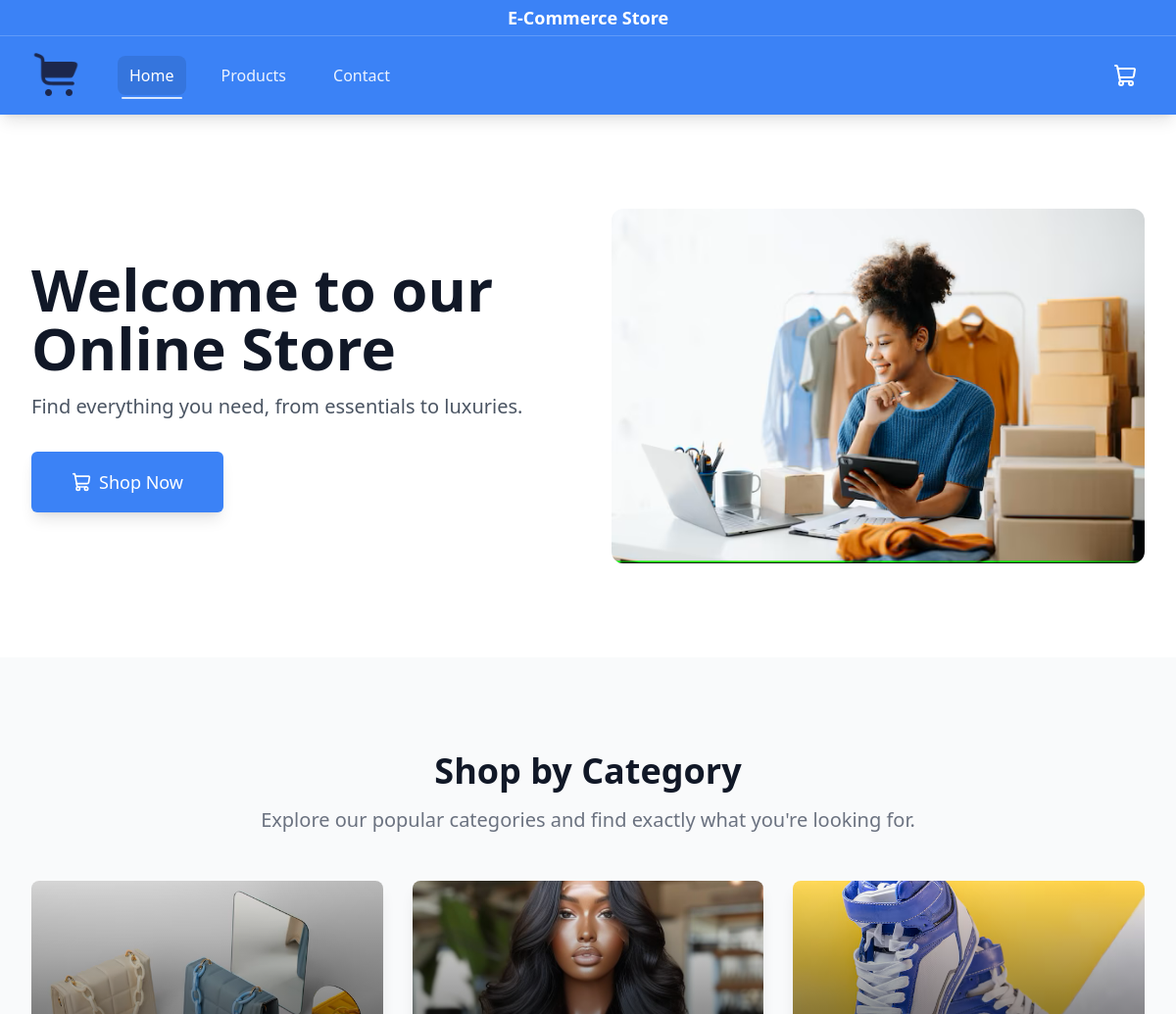
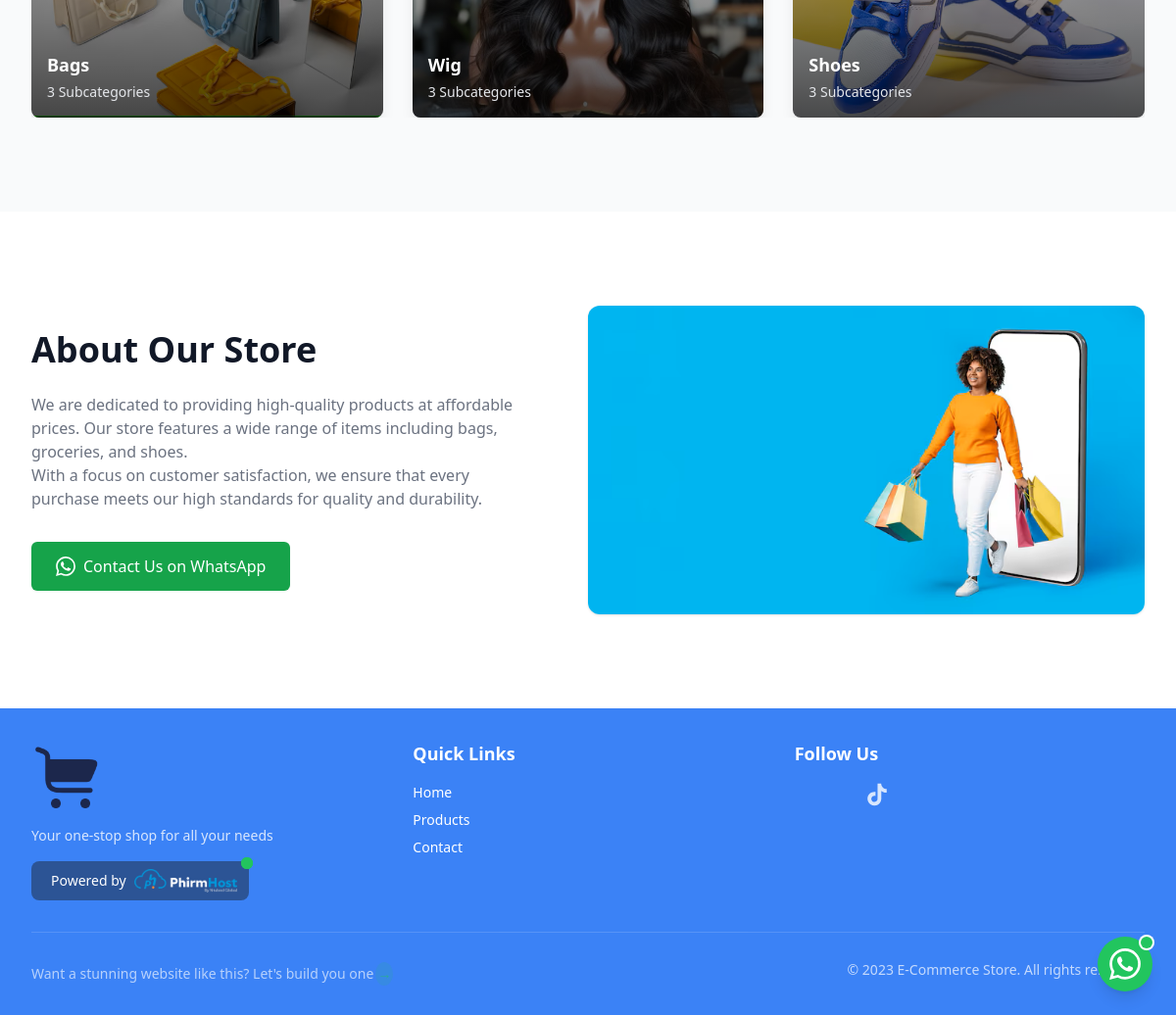
The page / on the database its author committed (2 pictures, top to bottom).
### tables this page shows
CREATE TABLE store_content (
    id INT PRIMARY KEY AUTO_INCREMENT,
    content_key VARCHAR(50) NOT NULL UNIQUE,
    content_value TEXT,
    created_at TIMESTAMP DEFAULT CURRENT_TIMESTAMP,
    updated_at TIMESTAMP DEFAULT CURRENT_TIMESTAMP ON UPDATE CURRENT_TIMESTAMP
);

CREATE TABLE categories (
    id INT PRIMARY KEY AUTO_INCREMENT,
    name VARCHAR(100) NOT NULL,
    slug VARCHAR(150) UNIQUE,
    description TEXT,
    parent_id INT NULL,
    image VARCHAR(255) NULL,
    featured BOOLEAN DEFAULT 0,
    display_order INT DEFAULT 0,
    created_at TIMESTAMP DEFAULT CURRENT_TIMESTAMP,
    updated_at TIMESTAMP DEFAULT CURRENT_TIMESTAMP ON UPDATE CURRENT_TIMESTAMP,
    FOREIGN KEY (parent_id) REFERENCES categories(id) ON DELETE CASCADE,
    INDEX idx_category_slug (slug)
);

### config/db.php (called while the page is built, shortened)
<?php
try {
    $conn = new mysqli(DB_HOST, DB_USER, DB_PASSWORD, DB_NAME);
    if (!$conn->connect_error) {
        $db_connected = true;
    }
} catch (Exception $e) {
    error_log('Database connection error: ' . $e->getMessage());
    $conn = null;
    $db_connected = false;
}

### api/store_api.php (called while the page is built, shortened)
<?php
function getStoreContent($key) {
    global $conn, $db_connected;
    $content = '';
    if ($db_connected && $conn) {
        $sql = "SELECT content_value FROM store_content WHERE content_key = ?";
        $stmt = $conn->prepare($sql);
        if ($stmt) {
            $stmt->bind_param('s', $key);
            $stmt->execute();
            $result = $stmt->get_result();
            if ($result && $result->num_rows > 0) {
                $row = $result->fetch_assoc();
                $content = $row['content_value'];
            }
        } else {
            error_log("Error preparing statement for store content: " . $conn->error);
        }
    }
    return $content;
}
?>

### api/category_api.php (called while the page is built, shortened)
<?php
function getFeaturedCategories() {
    global $conn, $db_connected;
    $categories = [];
    if ($db_connected && $conn) {
        $sql = "SELECT
                    c.id,
                    c.name,
                    c.slug,
                    c.image
                FROM categories c
                WHERE c.featured = 1 AND c.parent_id IS NULL
                ORDER BY c.display_order";
        $result = $conn->query($sql);
        if ($result && $result->num_rows > 0) {
            while ($row = $result->fetch_assoc()) {
                $subSql = "SELECT id, name, slug
                          FROM categories
                          WHERE parent_id = ?
                          ORDER BY display_order, name";
                $stmt = $conn->prepare($subSql);
                $stmt->bind_param('i', $row['id']);
                $stmt->execute();
                $subResult = $stmt->get_result();
                $subcategories = [];
                while ($subRow = $subResult->fetch_assoc()) {
                    $subcategories[] = [
                        'id' => (int)$subRow['id'],
                        'name' => $subRow['name'],
                        'slug' => $subRow['slug']
                    ];
                }
                $categories[] = [
                    'id' => (int)$row['id'],
                    'name' => $row['name'],
                    'slug' => $row['slug'],
                    'subcategories' => $subcategories,
                    'subcategory_count' => count($subcategories),
                    'image' => $row['image'] ?: '/assets/images/placeholder.png'
                ];
            }
        }
        return $categories;
    }
    return $categories;
}
$featuredCategories = getFeaturedCategories();
?>

### index.php (the view, shortened to what this page needs)
<?php
require_once 'config/settings.php';
require_once __DIR__ . '/api/store_api.php';
require_once __DIR__ . '/api/category_api.php';
require_once __DIR__ . '/includes/header.php';
$heroTitle = getStoreContent('hero_title');
$heroSubtitle = getStoreContent('hero_subtitle');
$heroImage = getStoreContent('hero_image');
$featuredTitle = getStoreContent('featured_title');
$featuredSubtitle = getStoreContent('featured_subtitle');
$aboutTitle = getStoreContent('about_title');
$aboutContent = getStoreContent('about_content');
$aboutImage = getStoreContent('about_image');
?>
<section class="bg-white py-16 md:py-24 overflow-hidden">
    <div class="max-w-7xl mx-auto px-4 sm:px-6 lg:px-8">
        <div class="lg:flex lg:items-center lg:gap-12">
            <div class="lg:w-1/2 text-center lg:text-left mb-10 lg:mb-0" data-aos="fade-right">
                <h1 class="text-4xl md:text-5xl lg:text-6xl font-extrabold text-gray-900 mb-4 leading-tight" data-aos="fade-right" data-aos-delay="100">
                    <?= htmlspecialchars($heroTitle) ?>
                </h1>
                <p class="text-lg md:text-xl text-gray-600 mb-8" data-aos="fade-right" data-aos-delay="200">
                    <?= htmlspecialchars($heroSubtitle) ?>
                </p>
                <a href="/products.php"
                   class="inline-flex items-center justify-center px-8 py-3 border border-transparent text-base font-medium rounded-md transition duration-150 ease-in-out md:py-4 md:text-lg md:px-10 shadow-lg hover:shadow-xl transform hover:-translate-y-0.5"
                   style="background-color: <?= htmlspecialchars(STORE_SETTINGS['theme_color']) ?>; color: <?= htmlspecialchars(STORE_SETTINGS['brand_text_color']) ?>;"
                   data-aos="fade-up" data-aos-delay="300">
                    <i data-lucide="shopping-cart" class="size-5 mr-2"></i>
                    Shop Now
                </a>
            </div>
            <div class="lg:w-1/2" data-aos="fade-left">
                <img src="<?= htmlspecialchars($heroImage) ?>" alt="Hero Image" class="w-full h-auto rounded-xl object-cover max-h-[500px]">
            </div>
        </div>
    </div>
</section>
<?php if (!empty($featuredCategories)): ?>
<section class="py-20 md:py-24 bg-gray-50 overflow-hidden">
    <div class="max-w-7xl mx-auto px-4 sm:px-6 lg:px-8">
        <div class="text-center mb-12" data-aos="fade-up">
            <h2 class="text-3xl font-extrabold text-gray-900 sm:text-4xl"><?= htmlspecialchars($featuredTitle) ?></h2>
            <p class="mt-3 max-w-2xl mx-auto text-xl text-gray-500 sm:mt-4"><?= htmlspecialchars($featuredSubtitle) ?></p>
        </div>
        <div class="swiper featured-categories-slider relative group" data-aos="fade-up" data-aos-delay="100">
            <div class="swiper-wrapper">
                <?php foreach ($featuredCategories as $category): ?>
                    <?php
                        $categoryId = $category['id'] ?? null;
                        $categoryName = $category['name'] ?? 'Unknown Category';
                        $categorySlug = $category['slug'] ?? 'unknown-category';
                        $categoryImage = $category['image'] ?? '/assets/images/placeholder.png';
                        $subcategoryCount = $category['subcategory_count'] ?? 0;
                    ?>
                    <div class="swiper-slide">
                         <a href="/products.php?category=<?= htmlspecialchars($categorySlug) ?>"
                           target="_blank"
                           data-category-id="<?= $categoryId ?>"
                           data-category-name="<?= htmlspecialchars($categoryName) ?>"
                           data-category-slug="<?= htmlspecialchars($categorySlug) ?>"
                           class="category-card group block rounded-lg overflow-hidden shadow-lg hover:shadow-xl focus:outline-none focus:ring-2 focus:ring-offset-2 focus:ring-primary transition-all duration-300 ease-in-out transform hover:-translate-y-1 bg-white">
                             <div class="category-parent-content relative h-64 w-full">
                                <img src="<?= htmlspecialchars($categoryImage) ?>"
                                     alt="<?= htmlspecialchars($categoryName) ?>"
                                     class="w-full h-full object-cover transition-transform duration-300 group-hover:scale-105">
                                <div class="absolute inset-0 bg-gradient-to-t from-black via-black/60 to-transparent opacity-70 group-hover:opacity-80 transition-opacity duration-300"></div>
                                <div class="absolute bottom-0 left-0 right-0 p-4">
                                    <h3 class="text-lg font-semibold text-white mb-1"><?= htmlspecialchars($categoryName) ?></h3>
                                    <p class="text-sm text-gray-200"><?= $subcategoryCount ?> Subcategories</p>
                                </div>
                            </div>
                        </a>
                    </div>
                <?php endforeach; ?>
            </div>
        </div>
    </div>
</section>
<?php endif; ?>
<section class="py-20 md:py-24 bg-white overflow-hidden">
    <div class="max-w-7xl mx-auto px-4 sm:px-6 lg:px-8">
        <div class="lg:flex lg:items-center lg:justify-between">
            <div class="lg:w-1/2 lg:pr-12 mb-8 lg:mb-0" data-aos="fade-right">
                <h2 class="text-3xl font-extrabold text-gray-900 sm:text-4xl mb-6"><?= htmlspecialchars($aboutTitle) ?></h2>
                <div class="prose prose-lg text-gray-500">
                    <?= $aboutContent ?>
                </div>
                <div class="mt-8">
                    <a href="https://api.whatsapp.com/send?phone=<?= STORE_SETTINGS['whatsapp_number'] ?>&text=Hi!%20%F0%9F%91%8B%20I%E2%80%99m%20curious%20about%20*your%20store%E2%80%99s*%20offerings%20and%20would%20love%20to%20learn%20more.%20%E2%9C%A8%20Could%20you%20share%20some%20insights%3F"
                       target="_blank"
                       class="inline-flex items-center px-6 py-3 border border-transparent text-base font-medium rounded-md shadow-sm text-white bg-green-600 hover:bg-green-700 transition-all duration-200 hover:shadow-lg transform hover:-translate-y-0.5">
                        Contact Us on WhatsApp
                    </a>
                </div>
            </div>
            <div class="lg:w-1/2 mt-8 lg:mt-0" data-aos="fade-left">
                <img src="<?= htmlspecialchars($aboutImage) ?>" alt="About our store" class="rounded-xl shadow w-full h-auto object-cover max-h-[450px]">
            </div>
        </div>
    </div>
</section>
<?php
include_once 'includes/footer.php';
?>

### rows shown on the page
store_content: content_value "Welcome to our Online Store"
store_content: content_value "Find everything you need, from essentials to luxuries."
store_content: content_value (picture)
store_content: content_value "Shop by Category"
store_content: content_value "Explore our popular categories and find exactly what you're looking for."
categories: image (picture), name "Bags", subcategoryCount "3"
categories: image (picture), name "Wig", subcategoryCount "3"
categories: image (picture), name "Shoes", id "3"
store_content: content_value "About Our Store"
store_content: content_value "We are dedicated to providing high-quality products at affordable prices. Our store features a wide range of items including bags, groceries, and shoes. With a focus on customer satisfaction, we ensure that every purchase meets our high standards for quality and durability."
store_content: content_value (picture)

### other values the page prints
STORE_SETTINGS['store_name'] "E-Commerce Store"
STORE_SETTINGS['store_description'] "Your one-stop shop for all your needs"
STORE_SETTINGS['footer_text'] "© 2023 E-Commerce Store. All rights reserved."
